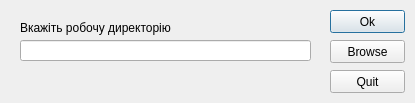
<?xml version="1.0" encoding="UTF-8"?>
<ui version="4.0">
 <class>Dialog</class>
 <widget class="QDialog" name="Dialog">
  <property name="geometry">
   <rect>
    <x>0</x>
    <y>0</y>
    <width>415</width>
    <height>103</height>
   </rect>
  </property>
  <property name="windowTitle">
   <string>AutoDruk - Work Directory Folder</string>
  </property>
  <widget class="QLineEdit" name="WorkDirFolder">
   <property name="geometry">
    <rect>
     <x>20</x>
     <y>40</y>
     <width>291</width>
     <height>21</height>
    </rect>
   </property>
   <property name="autoFillBackground">
    <bool>false</bool>
   </property>
   <property name="styleSheet">
    <string notr="true"/>
   </property>
   <property name="inputMask">
    <string/>
   </property>
   <property name="text">
    <string extracomment="QDir"/>
   </property>
   <property name="frame">
    <bool>true</bool>
   </property>
   <property name="echoMode">
    <enum>QLineEdit::Normal</enum>
   </property>
   <property name="readOnly">
    <bool>true</bool>
   </property>
   <property name="cursorMoveStyle">
    <enum>Qt::LogicalMoveStyle</enum>
   </property>
   <property name="clearButtonEnabled">
    <bool>false</bool>
   </property>
  </widget>
  <widget class="QLabel" name="label_welcome">
   <property name="geometry">
    <rect>
     <x>20</x>
     <y>20</y>
     <width>151</width>
     <height>16</height>
    </rect>
   </property>
   <property name="text">
    <string>Вкажіть робочу директорію:</string>
   </property>
  </widget>
  <widget class="QPushButton" name="OK">
   <property name="geometry">
    <rect>
     <x>330</x>
     <y>10</y>
     <width>75</width>
     <height>23</height>
    </rect>
   </property>
   <property name="text">
    <string>Ok</string>
   </property>
  </widget>
  <widget class="QPushButton" name="OpenFldWindow">
   <property name="geometry">
    <rect>
     <x>330</x>
     <y>40</y>
     <width>75</width>
     <height>23</height>
    </rect>
   </property>
   <property name="mouseTracking">
    <bool>false</bool>
   </property>
   <property name="text">
    <string>Browse</string>
   </property>
   <property name="checkable">
    <bool>true</bool>
   </property>
  </widget>
  <widget class="QPushButton" name="Exit">
   <property name="geometry">
    <rect>
     <x>330</x>
     <y>70</y>
     <width>75</width>
     <height>23</height>
    </rect>
   </property>
   <property name="text">
    <string>Quit</string>
   </property>
  </widget>
 </widget>
 <resources/>
 <connections>
  <connection>
   <sender>Exit</sender>
   <signal>pressed()</signal>
   <receiver>Exit</receiver>
   <slot>close()</slot>
   <hints>
    <hint type="sourcelabel">
     <x>367</x>
     <y>81</y>
    </hint>
    <hint type="destinationlabel">
     <x>367</x>
     <y>81</y>
    </hint>
   </hints>
  </connection>
 </connections>
</ui>
